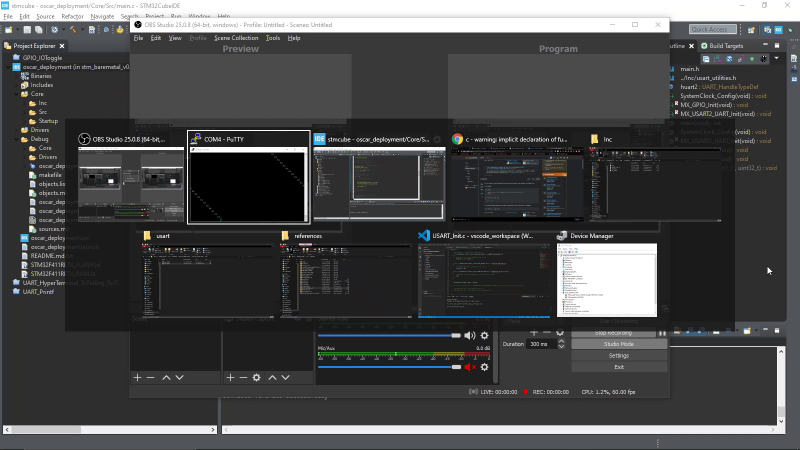
#> input picture frame 59 of code/stm_baremetal/2020-08-05 16-46-34.mkv, 1600 x 900 px, given in place of the camera (shown at 1/2 size)
$ python greenBallTracker.py
#> lines starting #> are read from the running program, lines starting #| are printed output that depends on the picture; after the words box and inside, x2 and y2 are one past the last pixel; in counts of white or black regions, pixels touching at a corner belong together
#> further down, frame is the input picture: shape (900, 1600, 3); mean B, G, R 73.9, 73.3, 72.7
"""
 Author: Param Deshpande
 Date created:  Wed 6 May 21:28:52 IST 2020
 Description:
 processes to track a given green ball.
 License :
 ------------------------------------------------------------
 "THE BEERWARE LICENSE" (Revision 42):
 Param Deshpande wrote this code. As long as you retain this
 notice, you can do whatever you want with this stuff. If we
 meet someday, and you think this stuff is worth it, you can
 buy me a beer in return.
 ------------------------------------------------------------
 date modified:  Wed 6 May 21:28:52 IST 2020
"""

#import
#import
from collections import deque
from imutils.video import VideoStream
import numpy as np
import argparse
import cv2
import imutils
import time


if __name__ == '__main__':
  pass


  #import queue
  #import

""" WRITE YOUR FUNCTIONS HERE """

greenLower = (29, 86, 6)
greenUpper = (64, 255, 255)

# default as it hasn't been used yet.
#objCenterX =0
#objCenterY =0
#objArea = 0


def trackGreenBall(frame):
  """
  (image) -> (float, float, float)
  Description: Tracks the green ball returns its area, objCenterX, objCenterY
  >>>

  """
  objCenterX =-1
  objCenterY =-1
  objArea   = -1

  #blue color
  #greenLower = (51,51,0)
  #greenUpper = (255,255,204)

  # green color.
  greenLower = (29, 86, 6)
  greenUpper = (64, 255, 255)

  frame = imutils.resize(frame, width=600)
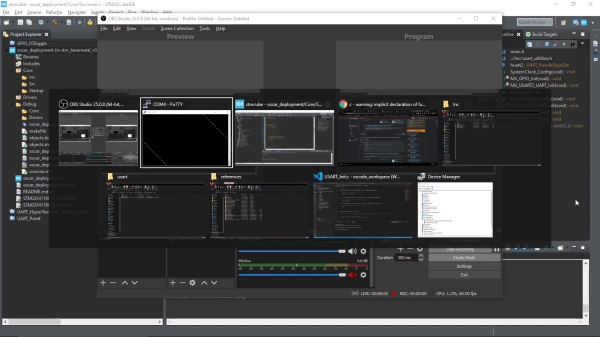
#> frame: shape (337, 600, 3); mean of channels 0, 1, 2 73.8, 73.3, 72.7; drawn as B, G, R
  blurred = cv2.GaussianBlur(frame, (11, 11), 0)
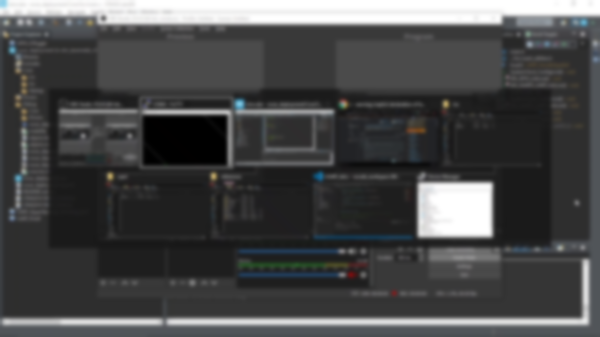
#> blurred: shape (337, 600, 3); mean of channels 0, 1, 2 73.8, 73.3, 72.7; drawn as B, G, R
  hsv = cv2.cvtColor(blurred, cv2.COLOR_BGR2HSV)
#> hsv: shape (337, 600, 3); mean H, S, V 32.4, 8, 74.4
  # construct a mask for the color "green", then perform
  # a series of dilations and erosions to remove any small
  # blobs left in the mask
  mask = cv2.inRange(hsv, greenLower, greenUpper)
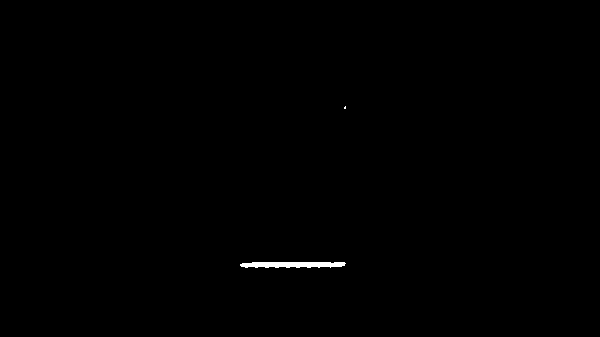
#> mask: shape (337, 600); 0.27% white; 2 white regions (1 under 20 px), largest, box (x1, y1, x2, y2) and area: (240, 262, 346, 268) 534
  mask = cv2.erode(mask, None, iterations=2)
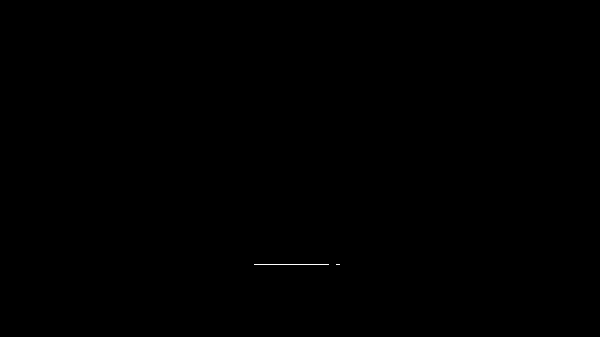
#> mask: shape (337, 600); 0.04% white in thin lines or dots, all inside (x1, y1, x2, y2) = (254, 264, 340, 265)
  mask = cv2.dilate(mask, None, iterations=2)
#> mask: shape (337, 600); 0.22% white; 2 white regions

      # find contours in the mask and initialize the current
  # (x, y) center of the ball
  cnts = cv2.findContours(mask.copy(), cv2.RETR_EXTERNAL,
    cv2.CHAIN_APPROX_SIMPLE)
#> cnts = 2 contours; box (x1, y1, x2, y2) and area: (252, 262, 331, 267) 312, (334, 262, 342, 267) 28
  cnts = imutils.grab_contours(cnts)
  center = None
  # only proceed if at least one contour was found
  if len(cnts) > 0:
    # find the largest contour in the mask, then use
    # it to compute the minimum enclosing circle and
    # centroid
    c = max(cnts, key=cv2.contourArea)
#> c = [[252, 262], [252, 266], [330, 266], [330, 262]]
    ((x, y), radius) = cv2.minEnclosingCircle(c)
#> x = 291; y = 264; radius = 39.05
    M = cv2.moments(c)
#> M = moments, m00 312, centre m10/m00, m01/m00 = (291, 264)
    center = (int(M["m10"] / M["m00"]), int(M["m01"] / M["m00"]))
#> center = (291, 264)
    # only proceed if the radius meets a minimum size
    if radius > 10:
      # draw the circle and centroid on the frame,
      # then update the list of tracked points
      cv2.circle(frame, (int(x), int(y)), int(radius),
        (0, 255, 255), 2)
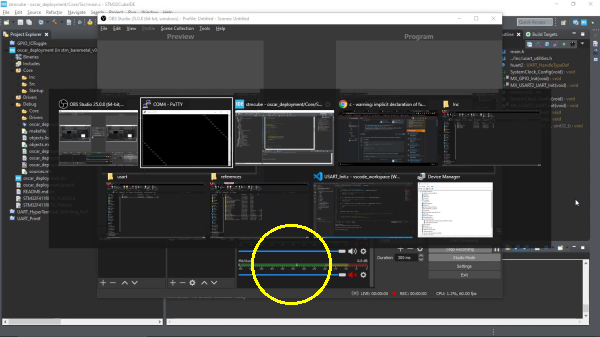
#> frame: shape (337, 600, 3); 0.37% of pixels changed, all inside (x1, y1, x2, y2) = (251, 224, 332, 305); drawn as B, G, R
      cv2.circle(frame, center, 5, (0, 0, 255), -1)
#> frame: shape (337, 600, 3); 0.04% of pixels changed, all inside (x1, y1, x2, y2) = (286, 259, 297, 270)
    if((center) == None):
      objCenterX = -1
      objCenterY = -1
      objArea = -1
    else :
      objCenterX = center[0]
#> objCenterX = 291
      objCenterY = center[1]
#> objCenterY = 264
      objArea = 1


  return objArea, objCenterX, objCenterY


#def ...:
#  """
#  () -> ()
#  Description:
#  >>>
#
#  """


#def ...:
#  """
#  () -> ()
#  Description:
#  >>>
#
#  """

""" START YOUR CODE HERE """

if __name__ == '__main__':
  pass
  vs = VideoStream(src=0).start()
  # allow the camera or video file to warm up
  time.sleep(3.0)
  objCX = 0
  objCY = 0


  frame = vs.read()
  while(1):
    frame = vs.read()
    objA, objCX, objCY = trackGreenBall(frame)
#> objA = 1; objCX = 291; objCY = 264
    print(str(objA) + " " +str(objCX) + " " +str(objCY))
#| 1 291 264

  #import doctest
  #doctest.testmod()


""" END OF FILE """

$ run again, starting later in the video
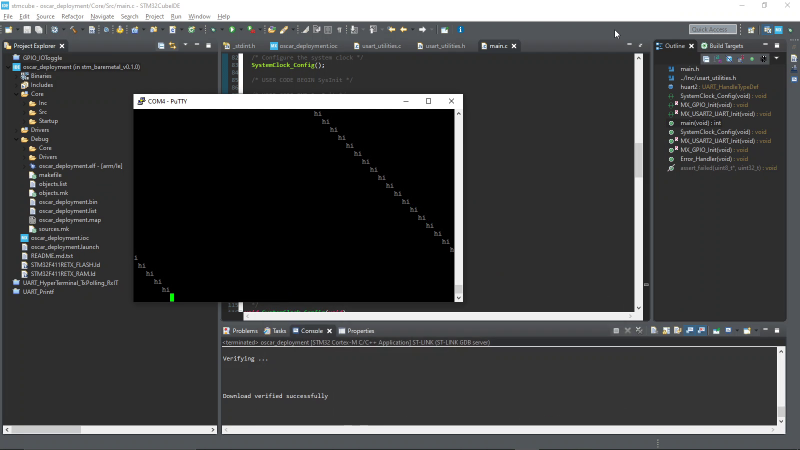
#> input picture frame 266 of code/stm_baremetal/2020-08-05 16-46-34.mkv, 1600 x 900 px, given in place of the camera (shown at 1/2 size)
#> frame is the input picture: shape (900, 1600, 3); mean B, G, R 68, 67.5, 66.8
#> in trackGreenBall, `frame = imutils.resize(frame, width=600)`:
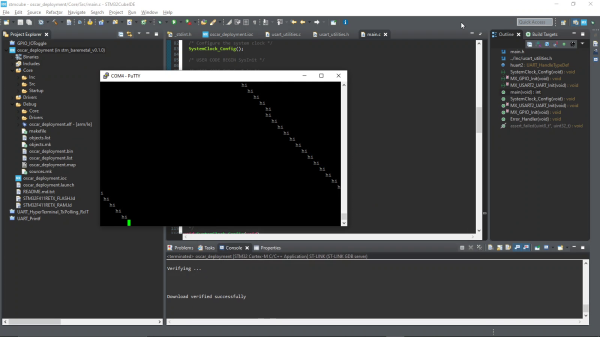
#> frame: shape (337, 600, 3); mean of channels 0, 1, 2 68, 67.5, 66.8; drawn as B, G, R
#> in trackGreenBall, `blurred = cv2.GaussianBlur(frame, (11, 11), 0)`:
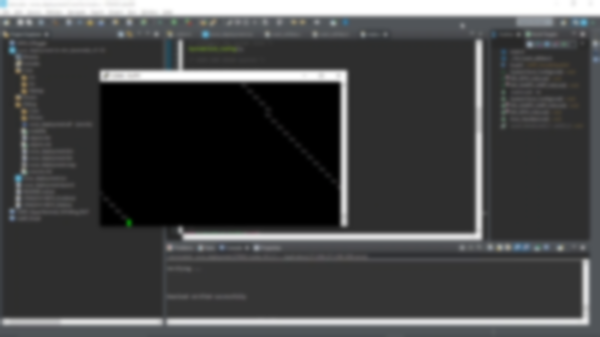
#> blurred: shape (337, 600, 3); mean of channels 0, 1, 2 68.1, 67.5, 66.8; drawn as B, G, R
#> hsv: shape (337, 600, 3); mean H, S, V 33.2, 5.4, 68.4
#> in trackGreenBall, `cnts = cv2.findContours(mask.copy(), cv2.RETR_EXTERNAL, cv2.CHAIN_APPR..`: cnts = 1 contour; box (x1, y1, x2, y2) and area: (124, 217, 134, 227) 72
#> in trackGreenBall, `cnts = imutils.grab_contours(cnts)`: cnts = 1 item
#> c = [[127, 217], [124, 220], [124, 224], [126, 226], [132, 226], [133, 225], [133, 219], [131, 217]]
#> x = 128.8; y = 221.8; radius = 5.28
#> M = moments, m00 72, centre m10/m00, m01/m00 = (128.7, 221.7)
#> center = (128, 221)
#> objCenterX = 128
#> objCenterY = 221
#> objA = 1; objCX = 128; objCY = 221
#| 1 128 221
